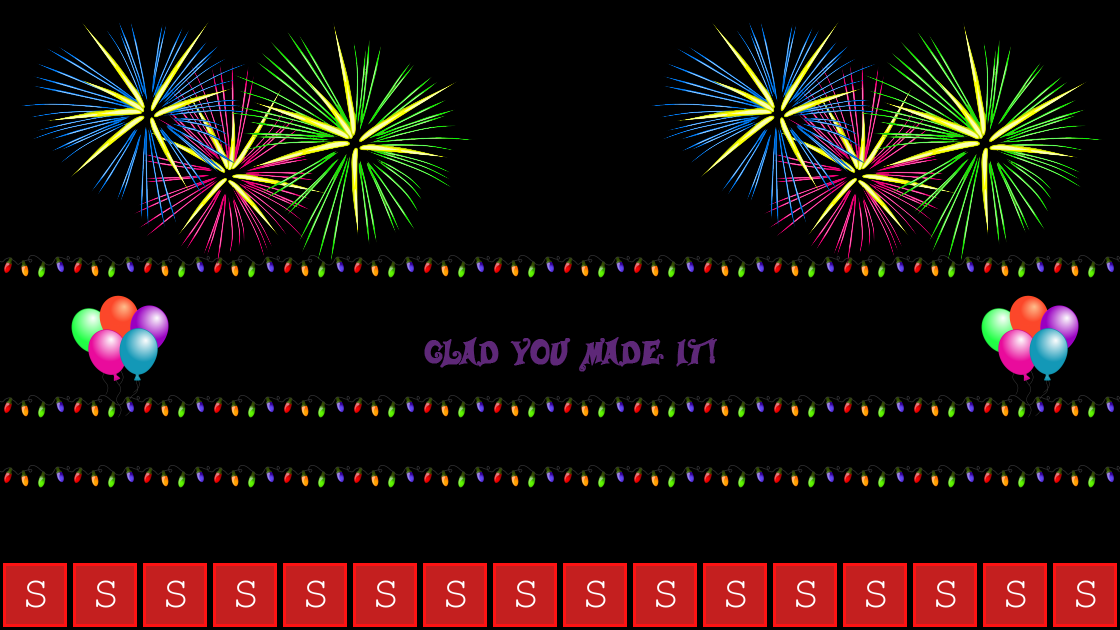

A level layout from a 2D game, rendered from its tile map. Below: a short description, then the map file with tile-grid data replaced by summaries:
An orthogonal 16x9 tile map with 70x70 px tiles, 3 tile layers (background2, background, collision), 6 tilesets.

<map version="1.0" orientation="orthogonal" renderorder="right-down" width="16" height="9" tilewidth="70" tileheight="70" backgroundcolor="#000000">
 <tileset firstgid="1" name="background-tiles" tilewidth="70" tileheight="70">
  <image source="../img/background-tiles.png" width="910" height="910" />
 </tileset>
 <tileset firstgid="170" name="Fireworks1" tilewidth="500" tileheight="293">
  <image source="../img/Fireworks1.png" width="500" height="293" />
 </tileset>
 <tileset firstgid="171" name="madeit" tilewidth="300" tileheight="143">
  <image source="../img/madeit.png" width="300" height="143" />
 </tileset>
 <tileset firstgid="172" name="christmaslights" tilewidth="70" tileheight="25">
  <image source="../img/christmaslights.png" width="70" height="25" />
 </tileset>
 <tileset firstgid="173" name="balloon" tilewidth="100" tileheight="125">
  <image source="../img/balloon.png" width="100" height="125" />
 </tileset>
 <tileset firstgid="174" name="meta-tiles" tilewidth="70" tileheight="70">
  <image source="../img/meta-tiles.png" width="350" height="70" />
  <tile id="4">
   <properties>
    <property name="type" value="solid" />
   </properties>
  </tile>
 </tileset>
 <layer name="background2" width="16" height="9">
  <data>[144 cells, 35 non-empty, 3 distinct tile ids]</data>
 </layer>
 <layer name="background" width="16" height="9">
  <data>[144 cells, 34 non-empty, 3 distinct tile ids]</data>
 </layer>
 <layer name="collision" width="16" height="9">
  <data>[144 cells, 16 non-empty, 1 distinct tile ids]</data>
 </layer>
</map>
